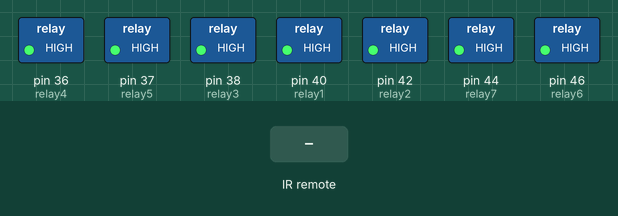
This sketch was run on a simulated Arduino Mega 2560, built with avr-gcc and run on an emulated ATmega2560. Parts: switched loads named in the sketch (green lamp = pin HIGH). The test bench sets the inputs (shaded band).

Above: at 1.2 s.
1.3 s: infrared code 0x410807F received
At 2.1 s:
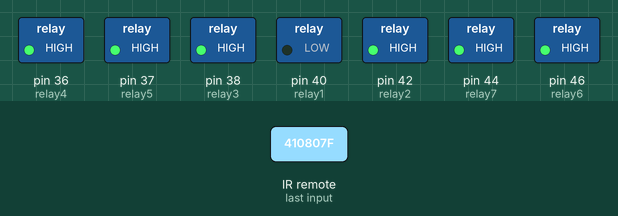
2.8 s: infrared code 0x41040BF received
At 3.3 s:
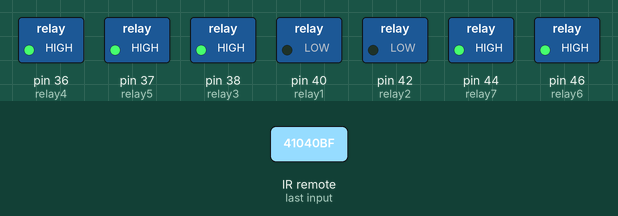
4.3 s: infrared code 0x410C03F received
At 5.5 s:
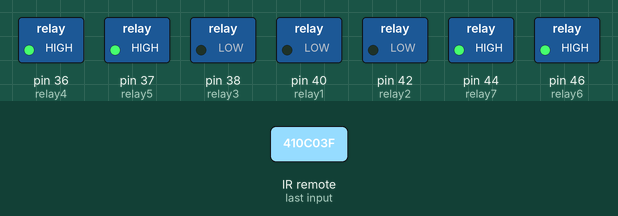
5.8 s: infrared code 0x41020DF received
At 6.7 s:
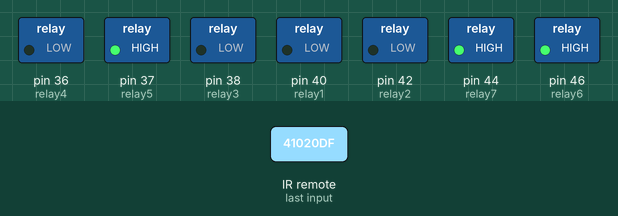
7.3 s: infrared code 0x410A05F received
At 7.9 s:
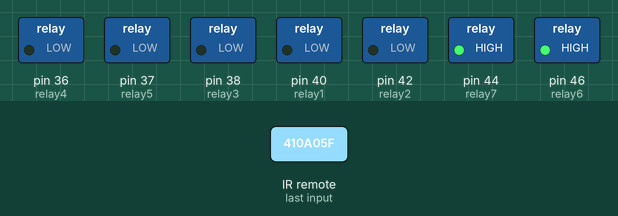
8.8 s: infrared code 0x41048B7 received
At 9.1 s:
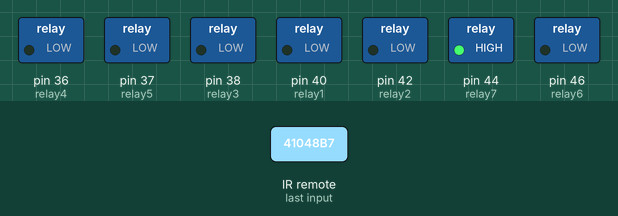
Timing chart, 0 to 11.3 s (numbered marks = the images above; inputs shaded):
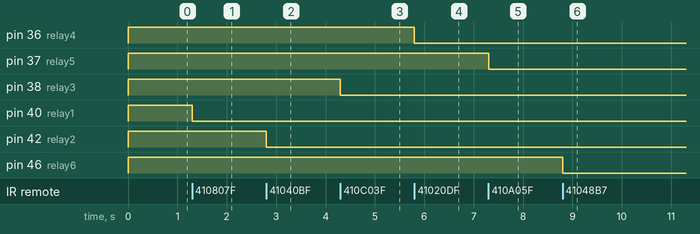

Measured:
- after the input at 1.3 s, pin 40 (relay1): HIGH → LOW at once
- after the input at 2.8 s, pin 42 (relay2): HIGH → LOW at once
- after the input at 4.3 s, pin 38 (relay3): HIGH → LOW at once
- after the input at 5.8 s, pin 36 (relay4): HIGH → LOW at once
- after the input at 7.3 s, pin 37 (relay5): HIGH → LOW at once
- after the input at 8.8 s, pin 46 (relay6): HIGH → LOW at once

The sketch:

les_relais.ino
```cpp
#include<IRremote.h>

const char DIN_RECEPTEUR_INFRAROUGE=2;  //
IRrecv monRecepteurInfraRouge(DIN_RECEPTEUR_INFRAROUGE);  //
int relay1 = 40;  //
int relay2 = 42;  //
int relay3 = 38;  //
int relay4 = 36;  //
int relay5 = 37;  //
int relay6 = 46;  //
int relay7 = 44;  //

decode_results messageRecu;  //
//-------------------------------------------------------------------------------------------------------------------------------------
//-------------------------------------------------------------------------------------------------------------------------------------

        int togglestate1=0;  //
        int togglestate2=0;  //
        int togglestate3=0;  //
        int togglestate4=0;  //
        int togglestate5=0;  //
        int togglestate6=0;  //
        int togglestate7=0;  //
//----------------------------------------------------------------------------------------------------------------------------------
//-----------------------------------------------------------------------------------------------------------------------------------
void setup()
{
        Serial.begin(9600);  //
        monRecepteurInfraRouge.enableIRIn();  //
        monRecepteurInfraRouge.blink13(true);  //
        pinMode(relay1, OUTPUT);  //
        pinMode(relay2, OUTPUT);  //
        pinMode(relay3, OUTPUT);  //
        pinMode(relay4, OUTPUT);  //
        pinMode(relay5, OUTPUT);  //
        pinMode(relay6, OUTPUT);  //
        pinMode(relay7, OUTPUT);  //

//-------------------------------------------------------------------------------------------------------------------------------------
//-------------------------------------------------------------------------------------------------------------------------------------
       digitalWrite(relay1, HIGH);  //
       digitalWrite(relay2, HIGH);
       digitalWrite(relay3, HIGH);//
       digitalWrite(relay4, HIGH);  //
       digitalWrite(relay5, HIGH);  //
       digitalWrite(relay6, HIGH);  //
       digitalWrite(relay7, HIGH);  //


}

void loop()
{
 if (monRecepteurInfraRouge.decode(&messageRecu))      //
   {

      if (messageRecu.value == 0x410807F)           //
        {
           if(togglestate1==0)                   //
        {
          digitalWrite(relay1, LOW);           //
          togglestate1=1;                      //
        }
      else
        {
          digitalWrite(relay1, HIGH);  //
          togglestate1=0;  //
        }
        }
//------------------------------------------------------------------------------------------------------------------------------------
//------------------------------------------------------------------------------------------------------------------------------------
         if (messageRecu.value == 0x41040BF)       //
        {
         if(togglestate2==0)                   //
        {
         digitalWrite(relay2,LOW);           //
         togglestate2=1;                    //
        }
        else
        {
        digitalWrite(relay2,HIGH);      //
        togglestate2=0;                //
        }
        }
//-----------------------------------------------------------------------------------------------------------------------------------
//-----------------------------------------------------------------------------------------------------------------------------------
         if (messageRecu.value == 0x410C03F)      //
        {
         if(togglestate3==0)                  //
        {
         digitalWrite(relay3,LOW);         //
         togglestate3=1;                  //
        }
        else
        {
        digitalWrite(relay3,HIGH);  //
        togglestate3=0;  //
        }
        }
//----------------------------------------------------------------------------------------------------------------------------------
//----------------------------------------------------------------------------------------------------------------------------------
         if (messageRecu.value == 0x41020DF)      //
        {
         if(togglestate4==0)                   //
        {
         digitalWrite(relay4,LOW);           //
         togglestate4=1;                   //
        }
        else
        {
        digitalWrite(relay4,HIGH);    //
        togglestate4=0;              //
        }
        }
//------------------------------------------------------------------------------------------------------------------------------------
//------------------------------------------------------------------------------------------------------------------------------------
         if (messageRecu.value == 0x410A05F)   //
        {
         if(togglestate5==0)                 //
        {
         digitalWrite(relay5,LOW);          //
         togglestate5=1;                   //
        }
        else
        {
        digitalWrite(relay5,HIGH);       //
        togglestate5=0;                 //
        }
        }
//-----------------------------------------------------------------------------------------------------------------------------------
//-----------------------------------------------------------------------------------------------------------------------------------
         if (messageRecu.value == 0x41048B7)    //
        {
         if(togglestate6==0)                 //
        {
         digitalWrite(relay6,LOW);         //
         togglestate6=1;                  //
        }
        else
        {
        digitalWrite(relay6,HIGH);    //
        togglestate6=0;              //
        }
        }
//----------------------------------------------------------------------------------------------------------------------------------
//------------------------------------------------------------------------------------------------------------------------------------
         if (messageRecu.value == 0x410E01F)  //
        {
         if(togglestate7==0)              //
        {
         digitalWrite(relay7,LOW);      //
         togglestate7=1;              //
        }
        else
        {
        digitalWrite(relay7,HIGH); //
        togglestate7=0;          //
        }
        }
//-----------------------------------------------------------------------------------------------------------------------------------
//-----------------------------------------------------------------------------------------------------------------------------------

    //delay(500);
    monRecepteurInfraRouge.resume();   //

  }
  delay(1);
}
```
